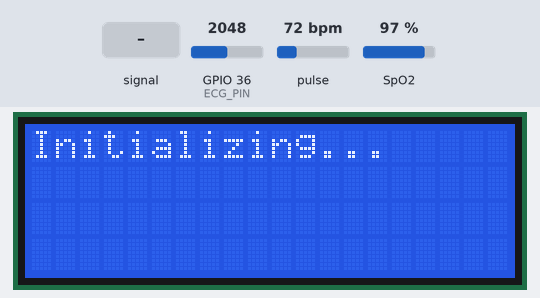
Recording of a sketch running on a simulated ESP32. Shown: 20×4 character LCD. Inputs (shaded band) come from the test bench; at power-on: pulse 72 bpm, GPIO 36 (ECG_PIN) = 2048, SpO2 97 %. What the sketch prints to the serial monitor is not drawn.

Above: at 0.1 s.
3.3 s: GPIO 36 (ECG_PIN) fed a 200 Hz sine of ±1842 counts around its level
At 5.1 s:
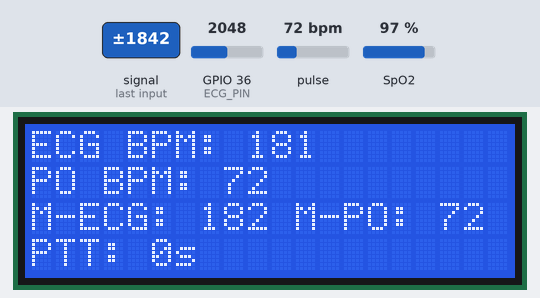
7.7 s: pulse set to 42 bpm
At 10.7 s:
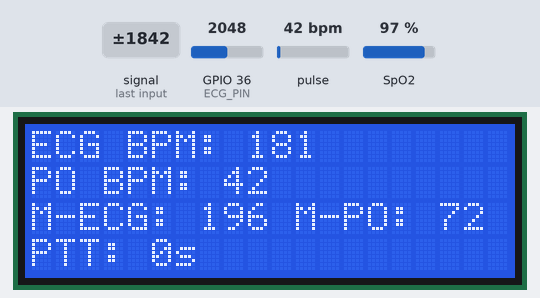
11.0 s: GPIO 36 (ECG_PIN) fed a 1000 Hz sine of ±1023 counts around its level
At 12.1 s:
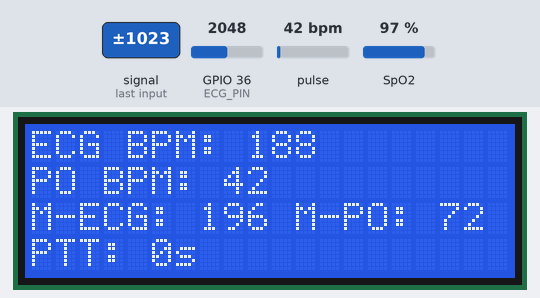
13.1 s: GPIO 36 (ECG_PIN) set to 2866
At 14.4 s:
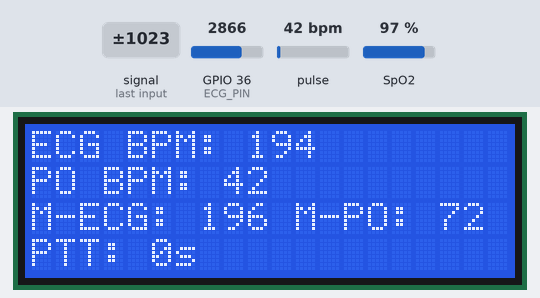
15.3 s: pulse set to 70 bpm
At 16.6 s:
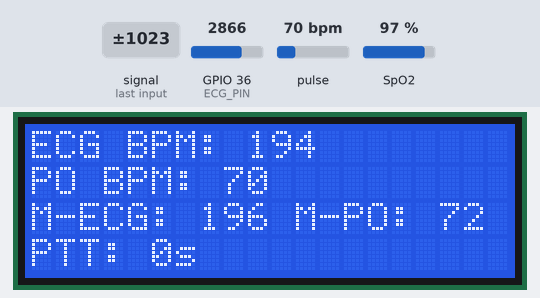
17.4 s: GPIO 36 (ECG_PIN) set to 3603
At 18.8 s:
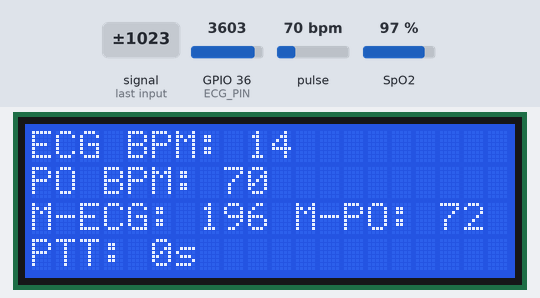
Timing chart, 0 to 20.4 s (numbered marks = the images above; inputs shaded):
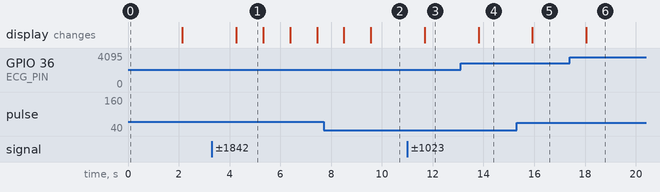

The sketch:

FINAL_PROGRAM.ino
```cpp
#include <Wire.h>
#include <LiquidCrystal_I2C.h>
#include "MAX30100_PulseOximeter.h"

// Initialize the LCD (I2C address 0x27, 20 columns, 4 rows)
LiquidCrystal_I2C lcd(0x27, 20, 4);

// Pin for ECG signal
#define ECG_PIN 36 // GPIO36 (VP) for ESP32 ADC input

// Variables for ECG heart rate calculation
unsigned long previousMillis = 0;
unsigned int ecgHeartRate = 0;
int beatDetected = 0;
unsigned long beatInterval = 0;

// Threshold adjustment variables
int threshold = 212;
int signalAverage = 512;
const int windowSize = 10;
int signalWindow[windowSize];
int windowIndex = 0;

// Debounce time for beat detection
const unsigned long debounceTime = 300;

// Pulse oximeter configuration
#define REPORTING_PERIOD_MS 1000
PulseOximeter pox;
uint32_t tsLastReport = 0;
unsigned int poxHeartRate = 0;
unsigned int poxSpO2 = 0;

// Variables for Maximum Heart Rate tracking
unsigned int maxECGHeartRate = 0;
unsigned int maxPOXHeartRate = 0;
unsigned long maxECGTime = 0;
unsigned long maxPOXTime = 0;
unsigned long maxTimeDistance = 0;

// Time tracking for one-minute interval
unsigned long lastResetTime = 0;
const unsigned long minuteInterval = 60000;

// Callback function for beat detection in pulse oximeter
void onBeatDetected() {
    Serial.println("Pulse oximeter beat detected!");
}

void setup() {
    Wire.begin(21, 22);
    Serial.begin(115200);

    lcd.init();
    lcd.backlight();
    lcd.clear();
    lcd.setCursor(0, 0);
    lcd.print("Initializing...");
    delay(2000);
    lcd.clear();

    for (int i = 0; i < windowSize; i++) {
        signalWindow[i] = 512;
    }

    Serial.println("Initializing Pulse Oximeter...");
    if (!pox.begin()) {
        Serial.println("FAILED to initialize Pulse Oximeter");
        lcd.setCursor(0, 0);
        lcd.print("PulseOx Init Fail");
        for (;;);
    } else {
        Serial.println("Pulse Oximeter initialized successfully");
    }
    pox.setIRLedCurrent(MAX30100_LED_CURR_11MA);
    pox.setOnBeatDetectedCallback(onBeatDetected);

    lastResetTime = millis();
}

void loop() {
    int rawSignal = analogRead(ECG_PIN);

    signalWindow[windowIndex] = rawSignal;
    windowIndex = (windowIndex + 1) % windowSize;

    int filteredSignal = 0;
    for (int i = 0; i < windowSize; i++) {
        filteredSignal += signalWindow[i];
    }
    filteredSignal /= windowSize;

    signalAverage = (signalAverage * 9 + filteredSignal) / 10;
    threshold = signalAverage + 10;

    if (filteredSignal > threshold && beatDetected == 0) {
        unsigned long currentMillis = millis();

        if (currentMillis - previousMillis > debounceTime) {
            beatDetected = 1;
            beatInterval = currentMillis - previousMillis;
            previousMillis = currentMillis;

            if (beatInterval > 0) {
                ecgHeartRate = 60000 / beatInterval;
            }

            if (ecgHeartRate > maxECGHeartRate) {
                maxECGHeartRate = ecgHeartRate;
                maxECGTime = millis();
            }
            Serial.print("ECG BPM: ");
            Serial.println(ecgHeartRate);
        }
    }
    if (filteredSignal < threshold) {
        beatDetected = 0;
    }

    pox.update();
    if (millis() - tsLastReport > REPORTING_PERIOD_MS) {
        lcd.clear();
        poxHeartRate = pox.getHeartRate();
        poxSpO2 = pox.getSpO2();

        if (poxHeartRate > 0 && poxHeartRate < 200 && poxSpO2 > 0) {
            Serial.print("PulseOx BPM: ");
            Serial.print(poxHeartRate);
            Serial.print(" / SpO2: ");
            Serial.print(poxSpO2);
            Serial.println("%");

            if (poxHeartRate > maxPOXHeartRate) {
                maxPOXHeartRate = poxHeartRate;
                maxPOXTime = millis();
            }
            maxTimeDistance = abs((long)maxPOXTime - (long)maxECGTime);
        }

        lcd.setCursor(0, 0);
        lcd.print("ECG BPM: ");
        lcd.print(ecgHeartRate);

        lcd.setCursor(0, 1);
        if (poxHeartRate > 0)
            lcd.print("PO BPM: ");
        else
            lcd.print("PulseOx: No Data");
        lcd.print(poxHeartRate);

        lcd.setCursor(0, 2);
        lcd.print("M-ECG: ");
        lcd.print(maxECGHeartRate);
        lcd.setCursor(11, 2);
        lcd.print("M-PO: ");
        lcd.print(maxPOXHeartRate);

        lcd.setCursor(0, 3);
        lcd.print("PTT: ");
        lcd.print(maxTimeDistance / 1000);
        lcd.print("s");
        tsLastReport = millis();
    }

    if (millis() - lastResetTime >= minuteInterval) {
        maxECGHeartRate = 0;
        maxPOXHeartRate = 0;
        maxECGTime = 0;
        maxPOXTime = 0;
        maxTimeDistance = 0;
        lastResetTime = millis();
    }
    delay(10);
}
```

Measured:
- after the input at 3.3 s, the display: changes after 0.96 s (image 1)
- after the input at 7.7 s, the display: first changes after 0.80 s (image 2 shows a later state)
- after the input at 11.0 s, the display: changes after 0.69 s (image 3)
- after the input at 13.1 s, the display: changes after 0.71 s (image 4)
- after the input at 15.3 s, the display: changes after 0.62 s (image 5)
- after the input at 17.4 s, the display: changes after 0.64 s (image 6)
- what the display in image 1 shows lasts 1.0 s, from 4.3 s to 5.3 s
